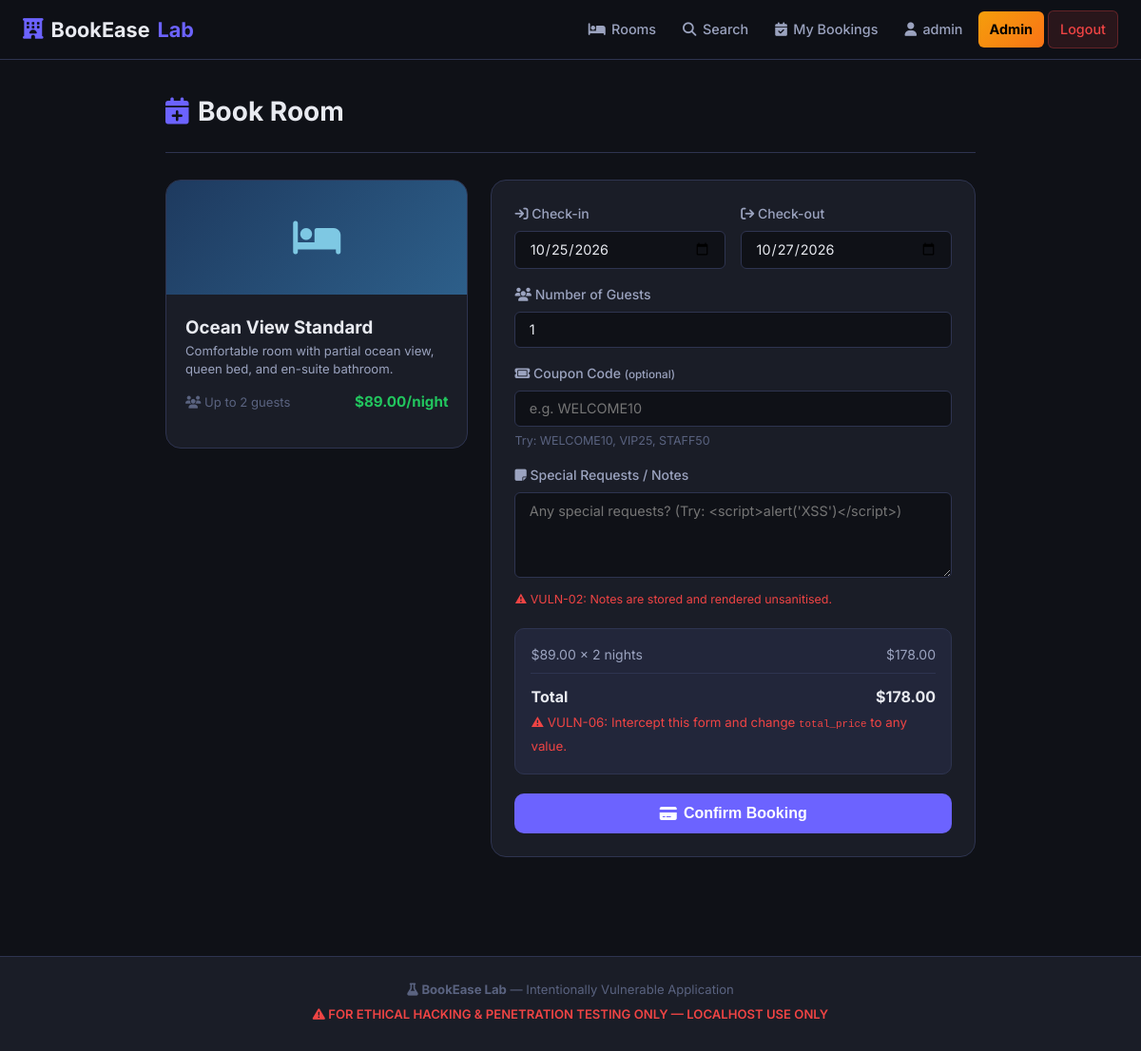
The page /book.php?room_id=1 (signed in) on the database its author committed.
### tables this page shows
CREATE TABLE IF NOT EXISTS rooms (
    id           INT AUTO_INCREMENT PRIMARY KEY,
    name         VARCHAR(120) NOT NULL,
    type         ENUM('standard','deluxe','suite','conference') NOT NULL DEFAULT 'standard',
    description  TEXT,
    price_per_night DECIMAL(10,2) NOT NULL,
    capacity     INT NOT NULL DEFAULT 2,
    image        VARCHAR(255) DEFAULT 'default-room.jpg',
    status       ENUM('available','maintenance','inactive') NOT NULL DEFAULT 'available'
);

### book.php (the view, shortened to what this page needs)
<?php
require_once 'includes/db.php';
$user    = current_user();
$room_id = (int)($_GET['room_id'] ?? 0);
$error   = '';
$room_res = mysqli_query($conn, "SELECT * FROM rooms WHERE id=$room_id AND status='available'");
$room = mysqli_fetch_assoc($room_res);
$coupon_code     = '';
if ($_SERVER['REQUEST_METHOD'] === 'POST') {
    $check_in  = $_POST['check_in']  ?? '';
    $check_out = $_POST['check_out'] ?? '';
    $guests    = (int)($_POST['guests'] ?? 1);
    $notes     = $_POST['notes']     ?? '';
    $coupon_code = trim($_POST['coupon_code'] ?? '');
    $total_price = floatval($_POST['total_price'] ?? 0);
    if (!$check_in || !$check_out || $check_in >= $check_out) {
        $error = 'Invalid check-in or check-out date.';
    } elseif ($guests < 1) {
        $error = 'Guest count must be at least 1.';
    } else {
        $discount_pct = 0;
        if ($coupon_code) {
            $coup_res = mysqli_query($conn, "SELECT * FROM coupons WHERE code='$coupon_code'");
            if ($coup_row = mysqli_fetch_assoc($coup_res)) {
                if ($coup_row['expires_at'] < date('Y-m-d')) {
                    $error = 'Coupon has expired.';
                } elseif ($coup_row['single_use'] && $coup_row['used']) {
                    $error = 'This coupon has already been used.';
                } else {
                    $discount_pct = (int)$coup_row['discount'];
                }
            } else {
                $error = 'Invalid coupon code.';
            }
        }
        if (!$error) {
            $uid = (int)$user['id'];
            $notes_escaped = mysqli_real_escape_string($conn, $notes);
            $sql = "INSERT INTO bookings (user_id, room_id, check_in, check_out, guests, total_price, status, notes, coupon_code, discount_pct)
                    VALUES ($uid, $room_id, '$check_in', '$check_out', $guests, $total_price, 'pending', '$notes_escaped', '$coupon_code', $discount_pct)";
            if (mysqli_query($conn, $sql)) {
                $booking_id = mysqli_insert_id($conn);
                if ($coupon_code && isset($coup_row) && $coup_row['single_use']) {
                    mysqli_query($conn, "UPDATE coupons SET used=1 WHERE code='$coupon_code'");
                }
                log_activity($conn, 'booking_created', "Booking #$booking_id for room $room_id");
                header("Location: /vuln1/invoice.php?id=$booking_id");
                exit;
            } else {
                $error = 'Booking failed: ' . mysqli_error($conn);
            }
        }
    }
    $check_in  = $_POST['check_in']  ?? '';
    $check_out = $_POST['check_out'] ?? '';
} else {
    $check_in  = date('Y-m-d', strtotime('+1 day'));
    $check_out = date('Y-m-d', strtotime('+3 days'));
    $guests    = 1;
    $notes     = '';
}
$nights       = max(1, (strtotime($check_out) - strtotime($check_in)) / 86400);
$display_total = $room['price_per_night'] * $nights;
require_once 'includes/header.php';
?>
<div class="container container-sm">
    <div class="page-header">
        <h1><i class="fa-solid fa-calendar-plus"></i> Book Room</h1>
    </div>
    <div class="booking-layout">
        <div class="booking-room-card card">
            <div class="room-img-placeholder room-type-<?= $room['type'] ?> room-img-sm">
                <?php $icons=['standard'=>'fa-bed','deluxe'=>'fa-star','suite'=>'fa-crown','conference'=>'fa-people-group']; ?>
                <i class="fa-solid <?= $icons[$room['type']] ?? 'fa-bed' ?>"></i>
            </div>
            <div class="p-md">
                <h3><?= htmlspecialchars($room['name']) ?></h3>
                <p class="room-desc"><?= htmlspecialchars($room['description']) ?></p>
                <div class="room-meta">
                    <span><i class="fa-solid fa-users"></i> Up to <?= $room['capacity'] ?> guests</span>
                    <span class="room-price">$<?= number_format($room['price_per_night'], 2) ?>/night</span>
                </div>
            </div>
        </div>
        <div class="card">
            <form method="POST" class="booking-form" id="bookingForm">
                <div class="form-row">
                    <div class="form-group">
                        <label for="check_in"><i class="fa-solid fa-arrow-right-to-bracket"></i> Check-in</label>
                        <input type="date" id="check_in" name="check_in" class="form-control"
                               value="<?= $check_in ?>" min="<?= date('Y-m-d') ?>" required>
                    </div>
                    <div class="form-group">
                        <label for="check_out"><i class="fa-solid fa-arrow-right-from-bracket"></i> Check-out</label>
                        <input type="date" id="check_out" name="check_out" class="form-control"
                               value="<?= $check_out ?>" min="<?= date('Y-m-d', strtotime('+1 day')) ?>" required>
                    </div>
                </div>
                <div class="form-group">
                    <label for="guests"><i class="fa-solid fa-users"></i> Number of Guests</label>
                    <input type="number" id="guests" name="guests" class="form-control"
                           value="<?= $guests ?>" min="1" max="<?= $room['capacity'] ?>">
                </div>
                <div class="form-group">
                    <label for="coupon_code"><i class="fa-solid fa-ticket"></i> Coupon Code <small>(optional)</small></label>
                    <input type="text" id="coupon_code" name="coupon_code" class="form-control"
                           placeholder="e.g. WELCOME10" value="<?= htmlspecialchars($coupon_code) ?>">
                    <small class="form-hint">Try: WELCOME10, VIP25, STAFF50</small>
                </div>
                <div class="form-group">
                    <label for="notes"><i class="fa-solid fa-note-sticky"></i> Special Requests / Notes</label>
                    <textarea id="notes" name="notes" class="form-control" rows="3"
                              placeholder="Any special requests? (Try: &lt;script&gt;alert('XSS')&lt;/script&gt;)"><?= htmlspecialchars($notes) ?></textarea>
                    <small class="form-hint vuln-hint">⚠ VULN-02: Notes are stored and rendered unsanitised.</small>
                </div>
                <div class="price-box">
                    <div class="price-line">
                        <span>$<?= number_format($room['price_per_night'],2) ?> × <span id="nightsDisplay"><?= $nights ?></span> nights</span>
                        <span id="priceDisplay">$<?= number_format($display_total,2) ?></span>
                    </div>
                    <div class="price-total">
                        <strong>Total</strong>
                        <strong id="totalDisplay">$<?= number_format($display_total,2) ?></strong>
                    </div>
                    <small class="vuln-hint">⚠ VULN-06: Intercept this form and change <code>total_price</code> to any value.</small>
                </div>
                <button type="submit" class="btn btn-primary btn-full btn-lg">
                    <i class="fa-solid fa-credit-card"></i> Confirm Booking
                </button>
            </form>
        </div>
    </div>
</div>
<?php require_once 'includes/footer.php'; ?>

### assets/css/style.css (style rules this page uses)
:root { --bg-base: #0f1117; --bg-surface: #1a1d27; --bg-elevated: #22263a; --bg-hover: #2a2f45; --border: #2e3450; --border-light: #3b4168; --brand: #6c63ff; --brand-light: #8b83ff; --brand-dark: #5248d4; --brand-glow: rgba(108,99,255,.25); --accent: #00d2ff; --accent-green: #22c55e; --accent-red: #ef4444; --accent-yellow:#f59e0b; --accent-orange:#f97316; --text-primary: #e8eaf0; --text-secondary: #9ba3bf; --text-muted: #5a6380; --vuln-bg: rgba(239,68,68,.08); --vuln-border:rgba(239,68,68,.4); --radius-sm: 6px; --radius: 10px; --radius-lg: 16px; --radius-xl: 24px; --shadow-sm: 0 2px 8px rgba(0,0,0,.4); --shadow: 0 4px 20px rgba(0,0,0,.5); --shadow-lg: 0 8px 40px rgba(0,0,0,.6); --transition: .2s ease; }
*, *::before, *::after { box-sizing: border-box; margin: 0; padding: 0; }
html { scroll-behavior: smooth; }
body { font-family: 'Inter', system-ui, -apple-system, sans-serif; background: var(--bg-base); color: var(--text-primary); min-height: 100vh; display: flex; flex-direction: column; line-height: 1.6; }
.container { max-width: 1280px; margin: 0 auto; padding: 2rem 1.5rem; }
.container-sm { max-width: 900px; }
.p-md { padding: 1.25rem; }
.page-header { display: flex; align-items: center; justify-content: space-between; margin-bottom: 1.75rem; padding-bottom: 1.25rem; border-bottom: 1px solid var(--border); }
.page-header h1 { font-size: 1.75rem; display: flex; align-items: center; gap: .6rem; }
.page-header h1 i { color: var(--brand); }
.btn { display: inline-flex; align-items: center; gap: .45rem; padding: .55rem 1.1rem; border-radius: var(--radius-sm); font-size: .9rem; font-weight: 600; cursor: pointer; border: none; transition: all var(--transition); text-decoration: none; white-space: nowrap; }
.btn-lg { padding: .75rem 1.75rem; font-size: 1rem; border-radius: var(--radius); }
.btn-full { width: 100%; justify-content: center; }
.btn-primary { background: var(--brand); color: #fff; }
.card { background: var(--bg-surface); border: 1px solid var(--border); border-radius: var(--radius-lg); overflow: hidden; margin-bottom: 1.5rem; }
.form-group { margin-bottom: 1rem; }
.form-group label { display: block; margin-bottom: .4rem; font-size: .875rem; font-weight: 500; color: var(--text-secondary); }
.form-control { width: 100%; padding: .6rem .9rem; background: var(--bg-base); border: 1px solid var(--border); border-radius: var(--radius-sm); color: var(--text-primary); font-size: .9rem; font-family: inherit; transition: border-color var(--transition), box-shadow var(--transition); }
.form-row { display: grid; grid-template-columns: 1fr 1fr; gap: 1rem; }
.form-hint { font-size: .78rem; color: var(--text-muted); margin-top: .3rem; display: block; }
.vuln-hint { color: var(--accent-red) !important; }
textarea.form-control { resize: vertical; min-height: 90px; }
.room-img-placeholder { height: 160px; display: flex; align-items: center; justify-content: center; font-size: 3rem; }
.room-img-sm { height: 120px; font-size: 2.5rem; }
.room-type-standard { background: linear-gradient(135deg,#1e3a5f,#2d5f8a); color: #7ec8e3; }
.room-desc { font-size: .82rem; color: var(--text-secondary); margin-bottom: .75rem; line-height: 1.5; }
.room-meta { display: flex; justify-content: space-between; align-items: center; margin-bottom: 1rem; font-size: .82rem; color: var(--text-muted); }
.room-price { color: var(--accent-green); font-weight: 700; font-size: .95rem; }
.booking-layout { display: grid; grid-template-columns: 1fr 1.6fr; gap: 1.5rem; align-items: start; }
.booking-room-card { overflow: hidden; }
.booking-form { padding: 1.5rem; }
.price-box { background: var(--bg-elevated); border: 1px solid var(--border); border-radius: var(--radius); padding: 1rem; margin: 1.25rem 0; }
.price-line { display: flex; justify-content: space-between; color: var(--text-secondary); font-size: .875rem; margin-bottom: .4rem; }
.price-total { display: flex; justify-content: space-between; padding-top: .75rem; border-top: 1px solid var(--border); font-size: 1rem; margin-top: .5rem; }

### rows shown on the page
rooms: name "Ocean View Standard", description "Comfortable room with partial ocean view, queen bed, and en-suite bathroom.", capacity "2", price_per_night "89.00", price_per_night "178.00"

### other values the page prints
$user['username'] "admin"
$nights "2"
